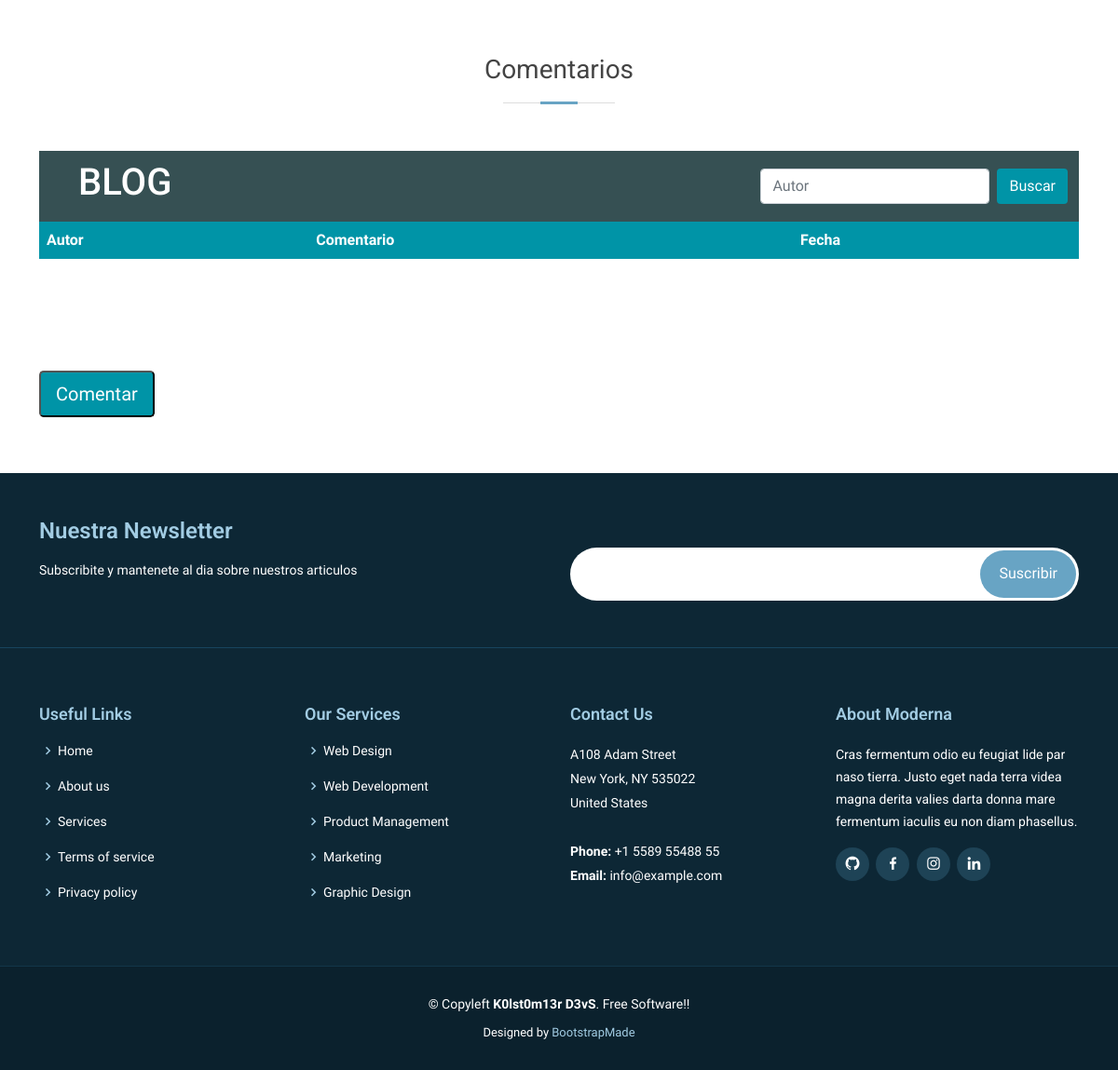
The page /blog (lower part) on the database as committed earlier.
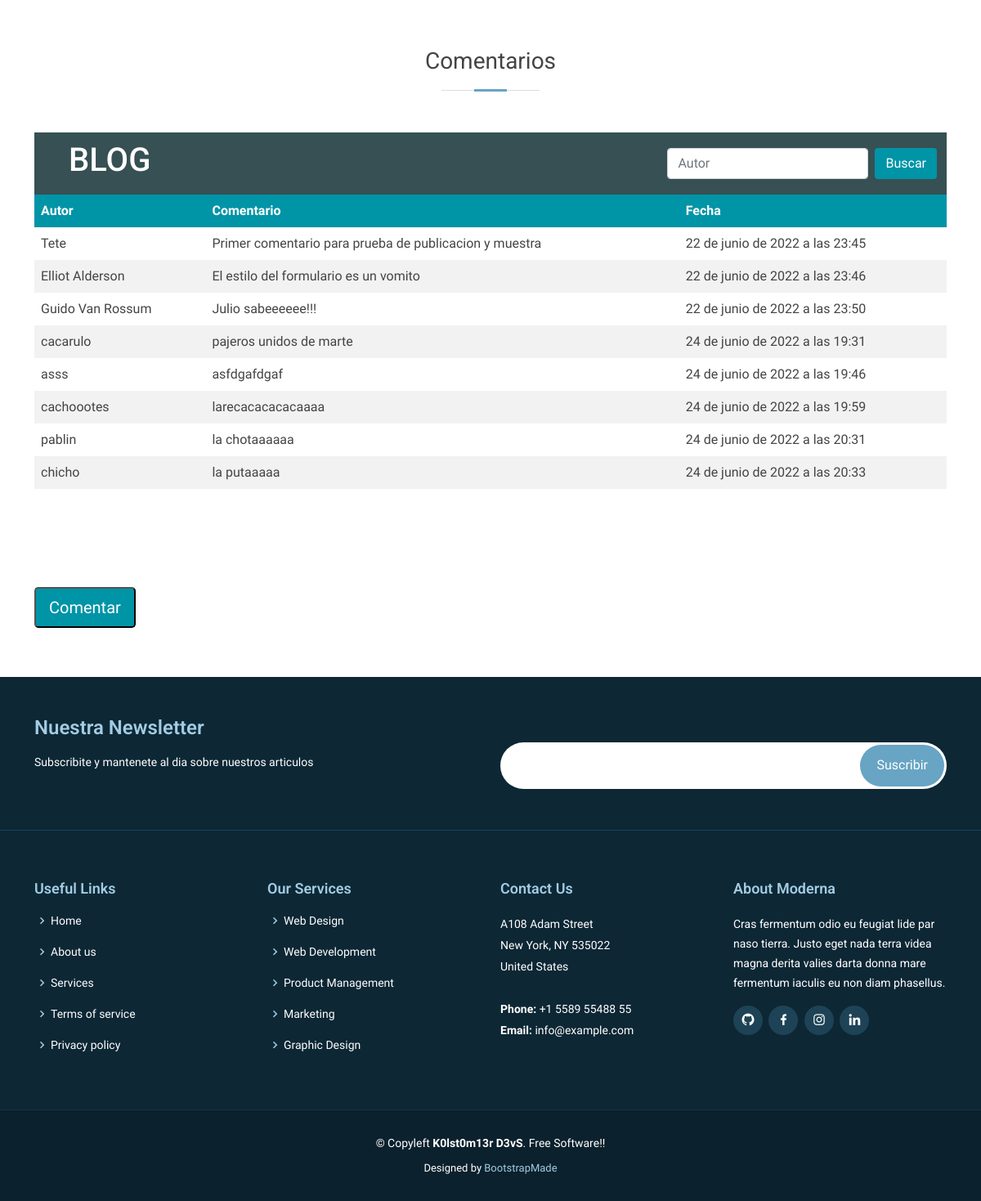
The same page on the database as committed later.
### DjangoApp/models.py (models this page shows)
class Comentarios(models.Model):
    nombre = models.CharField(max_length=25)
    comentario = models.TextField()
    creado = models.DateTimeField(auto_now_add=True)

### DjangoApp/views.py (the view, shortened to what this page needs)
# urls.py: path('blog',views.blog, name="blog"),
def blog(request):
    if request.method == "POST":
        form = SubscribForm(request.POST)
        if form.is_valid():
            form.save()
            return redirect('suscripciones')
    else:
        form = SubscribForm()
    comentarios = Comentarios.objects.all()
    ctx = {"comentarios": comentarios, "form": form,}
    return render(request, 'DjangoApp/blog.html', ctx)

### DjangoApp/forms.py
class SubscribForm(forms.ModelForm):
    class Meta:
        model = Subscripcion
        fields = ('email',)

### DjangoApp/templates/DjangoApp/blog.html (shortened to what this page needs)
{% extends "DjangoApp/base.html" %}
{% load static %}
{% block contenido %}
<section class="features">
    <div class="container">
        <div class="row" data-aos="fade-up">
            <div class="section-title">
                <h2>Comentarios</h2>
            </div>
        </div>
        <nav class="navbar" style="background-color: #365053;">
                <div class="container-fluid">
                    <a class="navbar-brand"><h1>BLOG</h1></a>
                      <form class="d-flex"   method="post">
                        <input class="form-control me-2" name="buscar" placeholder="Autor" aria-label="Search">
                        <button class="btn"  style="background-color: #0094a7; color: white" type="submit">Buscar</button>
                      </form>
                </div>
            </nav>
        <table>
            <thead>
                <th>Autor</th>
                <th>Comentario</th>
                <th>Fecha</th>
            </thead>
            {% for comentario in comentarios %}
            <tr>
                <td>{{comentario.nombre}}</td>
                <td>{{comentario.comentario}}</td>
                <td>{{comentario.creado}}</td>
            </tr>
            {% endfor %}
        </table>
    </div>
</section>
<section class="">
    <div class="container">
        <div class="row">
            <a href="{% url 'comentarios' %}"><button class="btn-lg" style="background-color: #0094a7; color: white" type="submit">Comentar</button></a>
        </div>
    </div>
</section>
{% endblock %}

Rows that differ between the two databases and show on the page:
added Comentarios: nombre "Tete", comentario "Primer comentario para prueba de publicacion y muestra", creado "22 de junio de 2022 a las 23:45"
added Comentarios: nombre "Elliot Alderson", comentario "El estilo del formulario es un vomito", creado "22 de junio de 2022 a las 23:46"
added Comentarios: nombre "Guido Van Rossum", comentario "Julio sabeeeeee!!!", creado "22 de junio de 2022 a las 23:50"
added Comentarios: nombre "cacarulo", comentario "pajeros unidos de marte", creado "24 de junio de 2022 a las 19:31"
added Comentarios: nombre "asss", comentario "asfdgafdgaf", creado "24 de junio de 2022 a las 19:46"
added Comentarios: nombre "cachoootes", comentario "larecacacacacaaaa", creado "24 de junio de 2022 a las 19:59"
added Comentarios: nombre "pablin", comentario "la chotaaaaaa", creado "24 de junio de 2022 a las 20:31"
added Comentarios: nombre "chicho", comentario "la putaaaaa", creado "24 de junio de 2022 a las 20:33"
